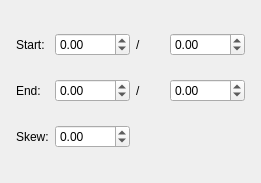
<?xml version="1.0" encoding="UTF-8"?>
<ui version="4.0">
 <class>GradientVectorBase</class>
 <widget class="ScrPaletteBase" name="GradientVectorBase">
  <property name="enabled">
   <bool>true</bool>
  </property>
  <property name="geometry">
   <rect>
    <x>0</x>
    <y>0</y>
    <width>251</width>
    <height>180</height>
   </rect>
  </property>
  <property name="minimumSize">
   <size>
    <width>0</width>
    <height>0</height>
   </size>
  </property>
  <property name="windowTitle">
   <string>Gradient Vector</string>
  </property>
  <layout class="QVBoxLayout" name="verticalLayout">
   <item>
    <widget class="QStackedWidget" name="stackedWidget">
     <property name="currentIndex">
      <number>0</number>
     </property>
     <widget class="QWidget" name="pageLinear">
      <layout class="QGridLayout" name="gridLayout_3">
       <property name="margin">
        <number>5</number>
       </property>
       <item row="0" column="0">
        <widget class="QLabel" name="label">
         <property name="text">
          <string>Start:</string>
         </property>
        </widget>
       </item>
       <item row="0" column="1">
        <widget class="ScrSpinBox" name="gX1">
         <property name="minimum">
          <double>-3000.000000000000000</double>
         </property>
         <property name="maximum">
          <double>3000.000000000000000</double>
         </property>
        </widget>
       </item>
       <item row="0" column="2">
        <widget class="QLabel" name="label_2">
         <property name="text">
          <string>/</string>
         </property>
        </widget>
       </item>
       <item row="0" column="3">
        <widget class="ScrSpinBox" name="gY1">
         <property name="minimum">
          <double>-3000.000000000000000</double>
         </property>
         <property name="maximum">
          <double>3000.000000000000000</double>
         </property>
        </widget>
       </item>
       <item row="1" column="0">
        <widget class="QLabel" name="label_3">
         <property name="text">
          <string>End:</string>
         </property>
        </widget>
       </item>
       <item row="1" column="1">
        <widget class="ScrSpinBox" name="gX2">
         <property name="minimum">
          <double>-3000.000000000000000</double>
         </property>
         <property name="maximum">
          <double>3000.000000000000000</double>
         </property>
        </widget>
       </item>
       <item row="1" column="2">
        <widget class="QLabel" name="label_4">
         <property name="text">
          <string>/</string>
         </property>
        </widget>
       </item>
       <item row="1" column="3">
        <widget class="ScrSpinBox" name="gY2">
         <property name="minimum">
          <double>-3000.000000000000000</double>
         </property>
         <property name="maximum">
          <double>3000.000000000000000</double>
         </property>
        </widget>
       </item>
       <item row="2" column="0">
        <widget class="QLabel" name="label_5">
         <property name="text">
          <string>Skew:</string>
         </property>
        </widget>
       </item>
       <item row="2" column="1">
        <widget class="ScrSpinBox" name="gSk">
         <property name="minimum">
          <double>-89.000000000000000</double>
         </property>
         <property name="maximum">
          <double>89.000000000000000</double>
         </property>
        </widget>
       </item>
      </layout>
     </widget>
     <widget class="QWidget" name="pageRadial">
      <layout class="QGridLayout" name="gridLayout">
       <property name="margin">
        <number>5</number>
       </property>
       <item row="0" column="0">
        <widget class="QLabel" name="label_8">
         <property name="text">
          <string>Start:</string>
         </property>
        </widget>
       </item>
       <item row="0" column="1">
        <widget class="ScrSpinBox" name="gX1_2">
         <property name="minimum">
          <double>-3000.000000000000000</double>
         </property>
         <property name="maximum">
          <double>3000.000000000000000</double>
         </property>
        </widget>
       </item>
       <item row="0" column="2">
        <widget class="QLabel" name="label_6">
         <property name="text">
          <string>/</string>
         </property>
        </widget>
       </item>
       <item row="0" column="3">
        <widget class="ScrSpinBox" name="gY1_2">
         <property name="minimum">
          <double>-3000.000000000000000</double>
         </property>
         <property name="maximum">
          <double>3000.000000000000000</double>
         </property>
        </widget>
       </item>
       <item row="1" column="0">
        <widget class="QLabel" name="label_9">
         <property name="text">
          <string>End:</string>
         </property>
        </widget>
       </item>
       <item row="1" column="1">
        <widget class="ScrSpinBox" name="gX2_2">
         <property name="minimum">
          <double>-3000.000000000000000</double>
         </property>
         <property name="maximum">
          <double>3000.000000000000000</double>
         </property>
        </widget>
       </item>
       <item row="1" column="2">
        <widget class="QLabel" name="label_10">
         <property name="text">
          <string>/</string>
         </property>
        </widget>
       </item>
       <item row="1" column="3">
        <widget class="ScrSpinBox" name="gY2_2">
         <property name="minimum">
          <double>-3000.000000000000000</double>
         </property>
         <property name="maximum">
          <double>3000.000000000000000</double>
         </property>
        </widget>
       </item>
       <item row="2" column="0">
        <widget class="QLabel" name="label_11">
         <property name="text">
          <string>Focal:</string>
         </property>
        </widget>
       </item>
       <item row="2" column="1">
        <widget class="ScrSpinBox" name="gFX">
         <property name="minimum">
          <double>-3000.000000000000000</double>
         </property>
         <property name="maximum">
          <double>3000.000000000000000</double>
         </property>
        </widget>
       </item>
       <item row="2" column="2">
        <widget class="QLabel" name="label_12">
         <property name="text">
          <string>/</string>
         </property>
        </widget>
       </item>
       <item row="2" column="3">
        <widget class="ScrSpinBox" name="gFY">
         <property name="minimum">
          <double>-3000.000000000000000</double>
         </property>
         <property name="maximum">
          <double>3000.000000000000000</double>
         </property>
        </widget>
       </item>
       <item row="3" column="0">
        <widget class="QLabel" name="label_7">
         <property name="text">
          <string>Skew:</string>
         </property>
        </widget>
       </item>
       <item row="3" column="1">
        <widget class="ScrSpinBox" name="gSk_2">
         <property name="minimum">
          <double>-89.000000000000000</double>
         </property>
         <property name="maximum">
          <double>89.000000000000000</double>
         </property>
        </widget>
       </item>
       <item row="4" column="0">
        <widget class="QLabel" name="label_13">
         <property name="text">
          <string>Scale:</string>
         </property>
        </widget>
       </item>
       <item row="4" column="1">
        <widget class="ScrSpinBox" name="gSc">
         <property name="minimum">
          <double>0.010000000000000</double>
         </property>
         <property name="maximum">
          <double>100.000000000000000</double>
         </property>
         <property name="value">
          <double>100.000000000000000</double>
         </property>
        </widget>
       </item>
      </layout>
     </widget>
     <widget class="QWidget" name="pageFourColor">
      <layout class="QGridLayout" name="gridLayout_4">
       <item row="0" column="0">
        <widget class="QLabel" name="label_19">
         <property name="text">
          <string>1. Point:</string>
         </property>
        </widget>
       </item>
       <item row="0" column="1">
        <widget class="ScrSpinBox" name="gC1X">
         <property name="minimum">
          <double>-3000.000000000000000</double>
         </property>
         <property name="maximum">
          <double>3000.000000000000000</double>
         </property>
        </widget>
       </item>
       <item row="0" column="2">
        <widget class="QLabel" name="label_18">
         <property name="text">
          <string>/</string>
         </property>
        </widget>
       </item>
       <item row="0" column="3">
        <widget class="ScrSpinBox" name="gC1Y">
         <property name="minimum">
          <double>-3000.000000000000000</double>
         </property>
         <property name="maximum">
          <double>3000.000000000000000</double>
         </property>
        </widget>
       </item>
       <item row="1" column="0">
        <widget class="QLabel" name="label_16">
         <property name="text">
          <string>2. Point:</string>
         </property>
        </widget>
       </item>
       <item row="1" column="1">
        <widget class="ScrSpinBox" name="gC2X">
         <property name="minimum">
          <double>-3000.000000000000000</double>
         </property>
         <property name="maximum">
          <double>3000.000000000000000</double>
         </property>
        </widget>
       </item>
       <item row="1" column="2">
        <widget class="QLabel" name="label_17">
         <property name="text">
          <string>/</string>
         </property>
        </widget>
       </item>
       <item row="1" column="3">
        <widget class="ScrSpinBox" name="gC2Y">
         <property name="minimum">
          <double>-3000.000000000000000</double>
         </property>
         <property name="maximum">
          <double>3000.000000000000000</double>
         </property>
        </widget>
       </item>
       <item row="2" column="0">
        <widget class="QLabel" name="label_15">
         <property name="text">
          <string>3. Point:</string>
         </property>
        </widget>
       </item>
       <item row="2" column="1">
        <widget class="ScrSpinBox" name="gC3X">
         <property name="minimum">
          <double>-3000.000000000000000</double>
         </property>
         <property name="maximum">
          <double>3000.000000000000000</double>
         </property>
        </widget>
       </item>
       <item row="2" column="2">
        <widget class="QLabel" name="label_14">
         <property name="text">
          <string>/</string>
         </property>
        </widget>
       </item>
       <item row="2" column="3">
        <widget class="ScrSpinBox" name="gC3Y">
         <property name="minimum">
          <double>-3000.000000000000000</double>
         </property>
         <property name="maximum">
          <double>3000.000000000000000</double>
         </property>
        </widget>
       </item>
       <item row="3" column="0">
        <widget class="QLabel" name="label_21">
         <property name="text">
          <string>4. Point:</string>
         </property>
        </widget>
       </item>
       <item row="3" column="1">
        <widget class="ScrSpinBox" name="gC4X">
         <property name="minimum">
          <double>-3000.000000000000000</double>
         </property>
         <property name="maximum">
          <double>3000.000000000000000</double>
         </property>
        </widget>
       </item>
       <item row="3" column="2">
        <widget class="QLabel" name="label_20">
         <property name="text">
          <string>/</string>
         </property>
        </widget>
       </item>
       <item row="3" column="3">
        <widget class="ScrSpinBox" name="gC4Y">
         <property name="minimum">
          <double>-3000.000000000000000</double>
         </property>
         <property name="maximum">
          <double>3000.000000000000000</double>
         </property>
        </widget>
       </item>
      </layout>
     </widget>
     <widget class="QWidget" name="pageDiamond">
      <layout class="QGridLayout" name="gridLayout_2">
       <item row="0" column="0">
        <widget class="QLabel" name="label_23">
         <property name="text">
          <string>1. Point:</string>
         </property>
        </widget>
       </item>
       <item row="0" column="1">
        <widget class="ScrSpinBox" name="gC1XD">
         <property name="minimum">
          <double>-3000.000000000000000</double>
         </property>
         <property name="maximum">
          <double>3000.000000000000000</double>
         </property>
        </widget>
       </item>
       <item row="0" column="2">
        <widget class="QLabel" name="label_26">
         <property name="text">
          <string>/</string>
         </property>
        </widget>
       </item>
       <item row="0" column="3">
        <widget class="ScrSpinBox" name="gC1YD">
         <property name="minimum">
          <double>-3000.000000000000000</double>
         </property>
         <property name="maximum">
          <double>3000.000000000000000</double>
         </property>
        </widget>
       </item>
       <item row="1" column="0">
        <widget class="QLabel" name="label_25">
         <property name="text">
          <string>2. Point:</string>
         </property>
        </widget>
       </item>
       <item row="1" column="1">
        <widget class="ScrSpinBox" name="gC2XD">
         <property name="minimum">
          <double>-3000.000000000000000</double>
         </property>
         <property name="maximum">
          <double>3000.000000000000000</double>
         </property>
        </widget>
       </item>
       <item row="1" column="2">
        <widget class="QLabel" name="label_24">
         <property name="text">
          <string>/</string>
         </property>
        </widget>
       </item>
       <item row="1" column="3">
        <widget class="ScrSpinBox" name="gC2YD">
         <property name="minimum">
          <double>-3000.000000000000000</double>
         </property>
         <property name="maximum">
          <double>3000.000000000000000</double>
         </property>
        </widget>
       </item>
       <item row="2" column="0">
        <widget class="QLabel" name="label_27">
         <property name="text">
          <string>3. Point:</string>
         </property>
        </widget>
       </item>
       <item row="2" column="1">
        <widget class="ScrSpinBox" name="gC3XD">
         <property name="minimum">
          <double>-3000.000000000000000</double>
         </property>
         <property name="maximum">
          <double>3000.000000000000000</double>
         </property>
        </widget>
       </item>
       <item row="2" column="2">
        <widget class="QLabel" name="label_29">
         <property name="text">
          <string>/</string>
         </property>
        </widget>
       </item>
       <item row="2" column="3">
        <widget class="ScrSpinBox" name="gC3YD">
         <property name="minimum">
          <double>-3000.000000000000000</double>
         </property>
         <property name="maximum">
          <double>3000.000000000000000</double>
         </property>
        </widget>
       </item>
       <item row="3" column="0">
        <widget class="QLabel" name="label_28">
         <property name="text">
          <string>4. Point:</string>
         </property>
        </widget>
       </item>
       <item row="3" column="1">
        <widget class="ScrSpinBox" name="gC4XD">
         <property name="minimum">
          <double>-3000.000000000000000</double>
         </property>
         <property name="maximum">
          <double>3000.000000000000000</double>
         </property>
        </widget>
       </item>
       <item row="3" column="2">
        <widget class="QLabel" name="label_22">
         <property name="text">
          <string>/</string>
         </property>
        </widget>
       </item>
       <item row="3" column="3">
        <widget class="ScrSpinBox" name="gC4YD">
         <property name="minimum">
          <double>-3000.000000000000000</double>
         </property>
         <property name="maximum">
          <double>3000.000000000000000</double>
         </property>
        </widget>
       </item>
       <item row="4" column="0">
        <widget class="QLabel" name="label_30">
         <property name="text">
          <string>5. Point:</string>
         </property>
        </widget>
       </item>
       <item row="4" column="1">
        <widget class="ScrSpinBox" name="gC5XD">
         <property name="minimum">
          <double>-3000.000000000000000</double>
         </property>
         <property name="maximum">
          <double>3000.000000000000000</double>
         </property>
        </widget>
       </item>
       <item row="4" column="2">
        <widget class="QLabel" name="label_31">
         <property name="text">
          <string>/</string>
         </property>
        </widget>
       </item>
       <item row="4" column="3">
        <widget class="ScrSpinBox" name="gC5YD">
         <property name="minimum">
          <double>-3000.000000000000000</double>
         </property>
         <property name="maximum">
          <double>3000.000000000000000</double>
         </property>
        </widget>
       </item>
      </layout>
     </widget>
     <widget class="QWidget" name="pageMesh">
      <layout class="QVBoxLayout" name="verticalLayout_2">
       <item>
        <layout class="QHBoxLayout" name="horizontalLayout">
         <item>
          <layout class="QGridLayout" name="gridLayout_5">
           <item row="0" column="0">
            <widget class="QToolButton" name="editPoints">
             <property name="minimumSize">
              <size>
               <width>22</width>
               <height>22</height>
              </size>
             </property>
             <property name="toolTip">
              <string>Edit Grid Points</string>
             </property>
             <property name="text">
              <string/>
             </property>
             <property name="checkable">
              <bool>true</bool>
             </property>
             <property name="autoExclusive">
              <bool>true</bool>
             </property>
            </widget>
           </item>
           <item row="1" column="0">
            <widget class="QToolButton" name="editControlPoints">
             <property name="minimumSize">
              <size>
               <width>22</width>
               <height>22</height>
              </size>
             </property>
             <property name="toolTip">
              <string>Edit Control Points</string>
             </property>
             <property name="text">
              <string/>
             </property>
             <property name="checkable">
              <bool>true</bool>
             </property>
             <property name="autoExclusive">
              <bool>true</bool>
             </property>
            </widget>
           </item>
           <item row="1" column="1">
            <widget class="QToolButton" name="resetControlPoint">
             <property name="enabled">
              <bool>false</bool>
             </property>
             <property name="minimumSize">
              <size>
               <width>22</width>
               <height>22</height>
              </size>
             </property>
             <property name="toolTip">
              <string>Reset selected Control Point</string>
             </property>
             <property name="text">
              <string/>
             </property>
             <property name="checkable">
              <bool>false</bool>
             </property>
             <property name="autoExclusive">
              <bool>false</bool>
             </property>
            </widget>
           </item>
           <item row="1" column="2">
            <widget class="QToolButton" name="resetAllControlPoints">
             <property name="enabled">
              <bool>false</bool>
             </property>
             <property name="minimumSize">
              <size>
               <width>22</width>
               <height>22</height>
              </size>
             </property>
             <property name="toolTip">
              <string>Reset all Control Points</string>
             </property>
             <property name="text">
              <string/>
             </property>
             <property name="checkable">
              <bool>false</bool>
             </property>
             <property name="autoExclusive">
              <bool>false</bool>
             </property>
            </widget>
           </item>
          </layout>
         </item>
         <item>
          <spacer name="horizontalSpacer">
           <property name="orientation">
            <enum>Qt::Horizontal</enum>
           </property>
           <property name="sizeHint" stdset="0">
            <size>
             <width>40</width>
             <height>20</height>
            </size>
           </property>
          </spacer>
         </item>
        </layout>
       </item>
       <item>
        <layout class="QHBoxLayout" name="horizontalLayout_2">
         <item>
          <layout class="QGridLayout" name="gridLayout_6">
           <item row="0" column="0">
            <widget class="QPushButton" name="buttonNewGrid">
             <property name="text">
              <string>New Mesh...</string>
             </property>
            </widget>
           </item>
           <item row="0" column="1">
            <widget class="QPushButton" name="buttonResetGrid">
             <property name="text">
              <string>Reset Mesh</string>
             </property>
            </widget>
           </item>
           <item row="1" column="0">
            <widget class="QPushButton" name="buttonPoLIne">
             <property name="text">
              <string>Mesh -&gt; Shape</string>
             </property>
            </widget>
           </item>
          </layout>
         </item>
         <item>
          <spacer name="horizontalSpacer_2">
           <property name="orientation">
            <enum>Qt::Horizontal</enum>
           </property>
           <property name="sizeHint" stdset="0">
            <size>
             <width>18</width>
             <height>20</height>
            </size>
           </property>
          </spacer>
         </item>
        </layout>
       </item>
       <item>
        <spacer name="verticalSpacer">
         <property name="orientation">
          <enum>Qt::Vertical</enum>
         </property>
         <property name="sizeHint" stdset="0">
          <size>
           <width>20</width>
           <height>62</height>
          </size>
         </property>
        </spacer>
       </item>
      </layout>
     </widget>
     <widget class="QWidget" name="pagePatch">
      <layout class="QVBoxLayout" name="verticalLayout_3">
       <item>
        <layout class="QHBoxLayout" name="horizontalLayout_3">
         <item>
          <layout class="QGridLayout" name="gridLayout_7">
           <item row="0" column="0">
            <widget class="QToolButton" name="editPPoint">
             <property name="minimumSize">
              <size>
               <width>22</width>
               <height>22</height>
              </size>
             </property>
             <property name="toolTip">
              <string>Edit Grid Points</string>
             </property>
             <property name="text">
              <string/>
             </property>
             <property name="checkable">
              <bool>true</bool>
             </property>
             <property name="autoExclusive">
              <bool>true</bool>
             </property>
            </widget>
           </item>
           <item row="1" column="0">
            <widget class="QToolButton" name="editPControlPoints">
             <property name="minimumSize">
              <size>
               <width>22</width>
               <height>22</height>
              </size>
             </property>
             <property name="toolTip">
              <string>Edit Control Points</string>
             </property>
             <property name="text">
              <string/>
             </property>
             <property name="checkable">
              <bool>true</bool>
             </property>
             <property name="autoExclusive">
              <bool>true</bool>
             </property>
            </widget>
           </item>
           <item row="1" column="1">
            <widget class="QToolButton" name="resetPControlPoint">
             <property name="enabled">
              <bool>false</bool>
             </property>
             <property name="minimumSize">
              <size>
               <width>22</width>
               <height>22</height>
              </size>
             </property>
             <property name="toolTip">
              <string>Reset selected Control Point</string>
             </property>
             <property name="text">
              <string/>
             </property>
             <property name="checkable">
              <bool>false</bool>
             </property>
             <property name="autoExclusive">
              <bool>false</bool>
             </property>
            </widget>
           </item>
           <item row="1" column="2">
            <widget class="QToolButton" name="resetAllPControlPoints">
             <property name="enabled">
              <bool>false</bool>
             </property>
             <property name="minimumSize">
              <size>
               <width>22</width>
               <height>22</height>
              </size>
             </property>
             <property name="toolTip">
              <string>Reset all Control Points</string>
             </property>
             <property name="text">
              <string/>
             </property>
             <property name="checkable">
              <bool>false</bool>
             </property>
             <property name="autoExclusive">
              <bool>false</bool>
             </property>
            </widget>
           </item>
          </layout>
         </item>
         <item>
          <spacer name="horizontalSpacer_3">
           <property name="orientation">
            <enum>Qt::Horizontal</enum>
           </property>
           <property name="sizeHint" stdset="0">
            <size>
             <width>40</width>
             <height>20</height>
            </size>
           </property>
          </spacer>
         </item>
        </layout>
       </item>
       <item>
        <layout class="QHBoxLayout" name="horizontalLayout_4">
         <item>
          <widget class="QPushButton" name="buttonAddPatch">
           <property name="enabled">
            <bool>true</bool>
           </property>
           <property name="text">
            <string>Add Patch</string>
           </property>
           <property name="checkable">
            <bool>true</bool>
           </property>
          </widget>
         </item>
         <item>
          <widget class="QPushButton" name="buttonRemovePatch">
           <property name="enabled">
            <bool>false</bool>
           </property>
           <property name="text">
            <string>Remove Patch</string>
           </property>
          </widget>
         </item>
         <item>
          <spacer name="horizontalSpacer_4">
           <property name="orientation">
            <enum>Qt::Horizontal</enum>
           </property>
           <property name="sizeHint" stdset="0">
            <size>
             <width>13</width>
             <height>20</height>
            </size>
           </property>
          </spacer>
         </item>
        </layout>
       </item>
       <item>
        <spacer name="verticalSpacer_2">
         <property name="orientation">
          <enum>Qt::Vertical</enum>
         </property>
         <property name="sizeHint" stdset="0">
          <size>
           <width>20</width>
           <height>32</height>
          </size>
         </property>
        </spacer>
       </item>
      </layout>
     </widget>
    </widget>
   </item>
  </layout>
 </widget>
 <layoutdefault spacing="6" margin="11"/>
 <customwidgets>
  <customwidget>
   <class>ScrSpinBox</class>
   <extends>QDoubleSpinBox</extends>
   <header>ui/scrspinbox.h</header>
  </customwidget>
  <customwidget>
   <class>ScrPaletteBase</class>
   <extends>QWidget</extends>
   <header>ui/scrpalettebase.h</header>
   <container>1</container>
  </customwidget>
 </customwidgets>
 <includes>
  <include location="local">ui/scrpalettebase.h</include>
  <include location="local">ui/scrpalettebase.h</include>
  <include location="local">ui/scrspinbox.h</include>
 </includes>
 <resources/>
 <connections/>
</ui>
